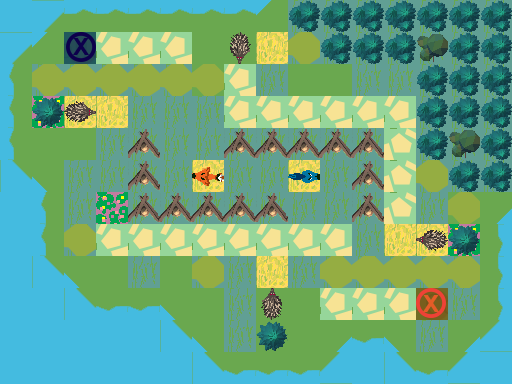

This is a level from a 2D game, rendered from its Tiled map with the project's own tilesets. A one-line summary and the complete map file follow:
An orthogonal 16x12 tile map with 32x32 px tiles, 3 tile layers (Ground, Obstacles, Objects), 1 hidden layer not drawn.

<map version="1.0" orientation="orthogonal" renderorder="right-down" width="16" height="12" tilewidth="32" tileheight="32" nextobjectid="1">
 <tileset firstgid="1" name="TilesetPlaceholder" tilewidth="32" tileheight="32" tilecount="240" columns="10">
  <image source="../../../../Tileset.png" width="320" height="768" />
 </tileset>
 <layer name="Ground" width="16" height="12">
  <data encoding="csv">
5,3221225493,1610612747,1610612747,1610612747,1610612747,1610612747,1610612747,3221225503,7,7,7,7,7,7,7,
3221225493,3221225503,1,8,8,8,1,1,2,7,7,7,7,7,7,7,
3221225483,7,7,7,7,7,1,8,7,1,1,7,7,7,7,7,
3221225483,3,2,2,7,7,7,8,8,8,8,8,8,7,7,7,
3221225483,1,1,7,7,7,7,7,7,7,7,7,2684354568,7,7,7,
2684354581,2684354591,7,7,7,7,2,7,7,2,7,7,2684354568,7,7,7,
5,3221225483,7,3,7,7,7,7,7,7,7,7,2684354568,7,1,31,
5,3221225483,7,8,8,8,8,8,8,8,8,7,2,2,3,11,
5,2684354581,2684354591,1,7,1,7,7,2,7,7,7,7,7,7,11,
5,5,2684354581,2684354571,2684354571,2684354591,1,7,1,1,8,8,8,1,7,11,
5,5,5,5,5,2684354581,2684354591,7,1,1,31,2684354571,2684354591,7,31,21,
5,5,5,5,5,5,2684354581,2684354571,2684354571,2684354571,21,5,2684354581,2684354571,21,5
</data>
 </layer>
 <layer name="Obstacles" width="16" height="12">
  <data encoding="csv">
0,0,0,0,0,0,0,0,0,42,42,42,42,42,42,42,
0,0,0,0,0,0,0,0,0,44,42,42,42,54,42,42,
0,44,44,44,44,44,44,0,0,0,0,0,0,42,42,42,
0,53,0,0,0,0,0,0,0,0,0,0,0,42,42,42,
0,0,0,0,41,0,0,41,41,41,41,41,0,42,54,42,
0,0,0,0,41,0,0,0,0,0,0,41,0,44,42,42,
0,0,0,0,41,41,41,41,41,0,0,41,0,0,44,0,
0,0,44,0,0,0,0,0,0,0,0,0,0,0,53,0,
0,0,0,0,0,0,44,0,0,0,44,44,44,44,44,0,
0,0,0,0,0,0,0,0,0,0,0,0,0,0,0,0,
0,0,0,0,0,0,0,0,53,0,0,0,0,0,0,0,
0,0,0,0,0,0,0,0,0,0,0,0,0,0,0,0
</data>
 </layer>
 <layer name="Objects" width="16" height="12">
  <data encoding="csv">
0,0,0,0,0,0,0,0,0,0,0,0,0,0,0,0,
0,0,182,0,0,0,0,3221225613,0,0,0,0,0,0,0,0,
0,0,0,0,0,0,0,0,0,0,0,0,0,0,0,0,
0,0,2684354701,0,0,0,0,0,0,0,0,0,0,0,0,0,
0,0,0,0,0,0,0,0,0,0,0,0,0,0,0,0,
0,0,0,0,0,0,1610612927,0,0,2684354752,0,0,0,0,0,0,
0,0,0,0,0,0,0,0,0,0,0,0,0,0,0,0,
0,0,0,0,0,0,0,0,0,0,0,0,0,1610612877,0,0,
0,0,0,0,0,0,0,0,0,0,0,0,0,0,0,0,
0,0,0,0,0,0,0,0,141,0,0,0,0,181,0,0,
0,0,0,0,0,0,0,0,0,0,0,0,0,0,0,0,
0,0,0,0,0,0,0,0,0,0,0,0,0,0,0,0
</data>
 </layer>
 <layer name="Solution" width="16" height="12" visible="0">
  <data encoding="csv">
0,0,0,0,0,0,0,0,0,0,0,0,0,0,0,0,
0,0,0,0,0,0,0,0,0,0,0,0,0,0,0,0,
0,0,0,0,0,0,0,0,0,0,0,0,0,0,0,0,
0,0,232,0,0,0,0,221,221,221,221,221,221,0,0,0,
0,0,232,0,0,0,0,221,0,0,0,0,221,0,0,0,
0,0,232,0,0,0,0,0,0,0,0,0,221,0,0,0,
0,0,232,0,0,0,0,0,232,0,0,0,221,0,0,0,
0,0,232,232,232,232,232,232,232,0,0,0,221,0,0,0,
0,0,0,0,0,0,0,0,0,0,0,0,221,0,0,0,
0,0,0,0,0,0,0,0,0,0,0,0,0,0,0,0,
0,0,0,0,0,0,0,0,0,0,0,0,0,0,0,0,
0,0,0,0,0,0,0,0,0,0,0,0,0,0,0,0
</data>
 </layer>
</map>
